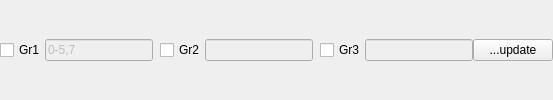
               <widget class="QFrame" name="frSensorGroups">
                <property name="minimumSize">
                 <size>
                  <width>0</width>
                  <height>30</height>
                 </size>
                </property>
                <property name="frameShape">
                 <enum>QFrame::NoFrame</enum>
                </property>
                <property name="frameShadow">
                 <enum>QFrame::Raised</enum>
                </property>
                <layout class="QHBoxLayout" name="horizontalLayout_53">
                 <property name="spacing">
                  <number>0</number>
                 </property>
                 <property name="leftMargin">
                  <number>0</number>
                 </property>
                 <property name="topMargin">
                  <number>0</number>
                 </property>
                 <property name="rightMargin">
                  <number>0</number>
                 </property>
                 <property name="bottomMargin">
                  <number>0</number>
                 </property>
                 <item>
                  <widget class="QCheckBox" name="cbSensorsG1">
                   <property name="text">
                    <string>Gr1</string>
                   </property>
                  </widget>
                 </item>
                 <item>
                  <widget class="QLineEdit" name="leSensorsG1">
                   <property name="enabled">
                    <bool>false</bool>
                   </property>
                   <property name="text">
                    <string>0-5,7</string>
                   </property>
                  </widget>
                 </item>
                 <item>
                  <widget class="QLabel" name="label_35">
                   <property name="text">
                    <string/>
                   </property>
                  </widget>
                 </item>
                 <item>
                  <widget class="QCheckBox" name="cbSensorsG2">
                   <property name="text">
                    <string>Gr2</string>
                   </property>
                  </widget>
                 </item>
                 <item>
                  <widget class="QLineEdit" name="leSensorsG2">
                   <property name="enabled">
                    <bool>false</bool>
                   </property>
                  </widget>
                 </item>
                 <item>
                  <widget class="QLabel" name="label_36">
                   <property name="text">
                    <string/>
                   </property>
                  </widget>
                 </item>
                 <item>
                  <widget class="QCheckBox" name="cbSensorsG3">
                   <property name="text">
                    <string>Gr3</string>
                   </property>
                  </widget>
                 </item>
                 <item>
                  <widget class="QLineEdit" name="leSensorsG3">
                   <property name="enabled">
                    <bool>false</bool>
                   </property>
                  </widget>
                 </item>
                 <item>
                  <widget class="QPushButton" name="pbUpdateSensorIndication">
                   <property name="text">
                    <string>...update</string>
                   </property>
                  </widget>
                 </item>
                </layout>
               </widget>
